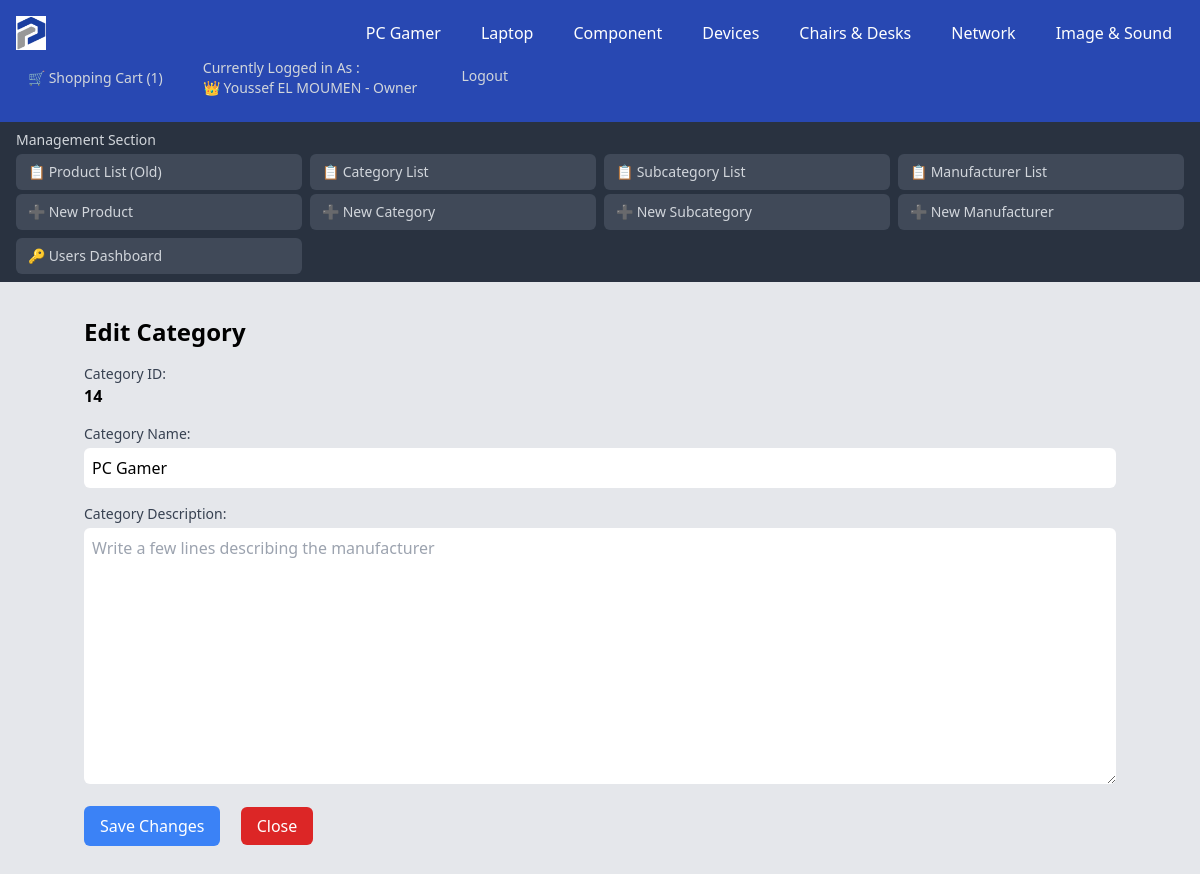
Before: /Category/Categories_Modify.php?id=14&Category_Name=PC Gamer (signed in) with the older database file.
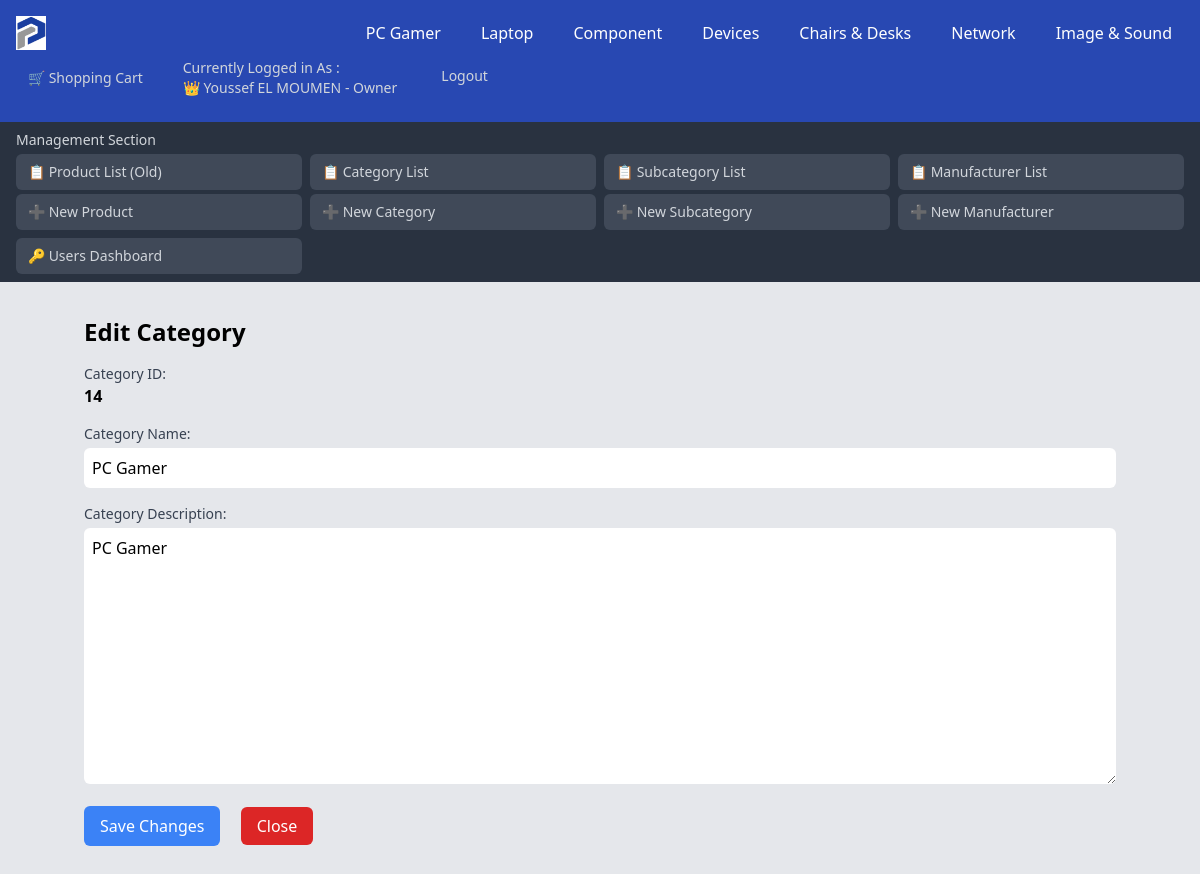
After: the same page with the newer database file.
### tables this page shows
CREATE TABLE `categories` (
  `Category_ID` int NOT NULL AUTO_INCREMENT,
  `Category_Name` varchar(100) DEFAULT 'Unspecified',
  `Category_Desc` varchar(2000) DEFAULT NULL,
  PRIMARY KEY (`Category_ID`),
  UNIQUE KEY `UC_Category_Name` (`Category_Name`),
  UNIQUE KEY `Category_Name` (`Category_Name`)
);

### Category/Categories_Modify.php (the view, shortened to what the changed rows need)
<!DOCTYPE html>
<html lang="en">
<head>
    <?php
    include_once ("../DB_Connexion.php");
    $User_ID = $_SESSION['User_ID'];
    $query = "SELECT User_Role, User_Username , User_FirstName , User_LastName FROM Users WHERE User_ID = :User_ID";
    $pdostmt = $connexion->prepare($query);
    $pdostmt->execute([':User_ID' => $User_ID]);
    if ($User = $pdostmt->fetch(PDO::FETCH_ASSOC)) {
        $User_Role = $User['User_Role'];
        $User_FullName = $User['User_FirstName'] . ' ' . $User['User_LastName'];
    }
    $Categories = "SELECT Category_ID, Category_Name FROM Categories ORDER BY Category_ID ASC";
    $pdoCategories = $connexion->prepare($Categories);
    $pdoCategories->execute();
    $Categories = $pdoCategories->fetchAll(PDO::FETCH_ASSOC);
    if (isset($_SESSION['User_ID'])) {
        $Shopping_Cart = "SELECT CartItem_ID FROM ShoppingCart WHERE User_ID = :User_ID";
        $pdostmt_shopping = $connexion->prepare($Shopping_Cart);
        $pdostmt_shopping->execute([':User_ID' => $User_ID]);
        $Cart_Count = $pdostmt_shopping->rowCount();
    }
    if (isset($_GET["id"])) {
        $Category_ID = $_GET["id"];
        $CurrentCategory = "SELECT Category_ID , Category_Name, Category_Desc FROM Categories WHERE Category_ID = :Category_ID";
        $pdostmt = $connexion->prepare($CurrentCategory);
        $pdostmt->execute(["Category_ID" => $Category_ID]);
        $Category_Single = $pdostmt->fetch(PDO::FETCH_ASSOC);
    } else {
        header("Location: Categories_List.php");
        exit();
    }
    ?>
</head>
<body class="bg-gray-200">
    <nav class="bg-blue-800 text-white">
        <div class="flex flex-wrap justify-between items-center p-4">
            <div class="flex flex-wrap space-x-4">
                <?php foreach ($Categories as $Category): ?>
                    <?php if ($Category['Category_Name'] !== 'Unspecified'):
                        ?>
                        <div class="relative category">
                            <a href=".././?id=<?php echo $Category['Category_ID'] ?>&Type=Category&Name=<?php echo str_replace(' ', '', $Category['Category_Name']) ?>"
                                class="px-3 py-2 hover:bg-gray-700"><?php echo $Category['Category_Name']; ?></a>
                        </div>
                    <?php endif; ?>
                <?php endforeach; ?>
            </div>
            <div class="flex space-x-4">
                <?php if (isset($_SESSION['User_ID'])):
                    if ($User_Role === 'Owner') {
                        $Emoji = '👑';
                    } elseif ($User_Role === 'Admin') {
                        $Emoji = '👨‍💼';
                    } else {
                        $Emoji = '💼';
                    }
                    ?>
                    <a href="../User/User_ShoppingCart.php"
                        class="flex items-center text-gray-300 hover:bg-green-700 px-3 py-2 rounded-md text-sm font-medium">
                        🛒 Shopping Cart
                        <?php if ($Cart_Count > 0) { ?>
                            (<?php echo $Cart_Count ?>)
                        <?php } ?>
                    </a>
                    <a class="text-gray-300 hover:bg-blue-700 px-3 py-2 rounded-md text-sm font-medium"
                        href="User_Modify.php?id=<?php echo $User_ID; ?>&FullName=<?php echo urlencode($User_FullName); ?>">Currently
                        Logged in As : <br><span><?php echo $Emoji . ' ' . $User_FullName ?> -
                            <?php echo $User_Role ?></span></a>
                    <a href="../User/User_Logout.php"
                        class="text-gray-300 hover:bg-red-700 px-4 py-4 rounded-md text-sm font-medium">Logout</a>
                <?php endif; ?>
            </div>
        </div>
    </nav>
    <div class="container mx-auto p-6">
        <div class="content-wrapper">
            <h1 class="text-2xl font-bold mb-4">Edit Category</h1>
            <form action="" method="POST" enctype="multipart/form-data">
                <div class="mb-4">
                    <span class=""><b><?php echo $Category_Single["Category_ID"]; ?></b></span>
                </div>
                <div class="mb-4">
                    <label for="Category_Name" class="block text-sm font-medium text-gray-700">Category
                        Name:</label>
                    <input type="text" name="Category_Name" value="<?php echo $Category_Single["Category_Name"]; ?>"
                        class="mt-1 p-2 w-full border-gray-300 rounded-md focus:outline-none focus:ring-indigo-500 focus:border-indigo-500"
                        placeholder="Your Category Name" required>
                </div>
                <div class="mb-4">
                    <label for="Category_Desc" class="block text-sm font-medium text-gray-700">Category
                        Description:</label>
                    <textarea name="Category_Desc" id="Category_Desc" cols="30" rows="10"
                        class="mt-1 p-2 w-full border-gray-300 rounded-md focus:outline-none focus:ring-indigo-500 focus:border-indigo-500"
                        placeholder="Write a few lines describing the manufacturer"><?php echo $Category_Single["Category_Desc"]; ?></textarea>
                </div>
            </form>
        </div>
    </div>
</body>
</html>

Changed rows visible on the page:
changed categories "PC Gamer": Category_Desc (not shown) → "PC Gamer"
Other visible differences:
$Cart_Count: "1" → (not shown)
